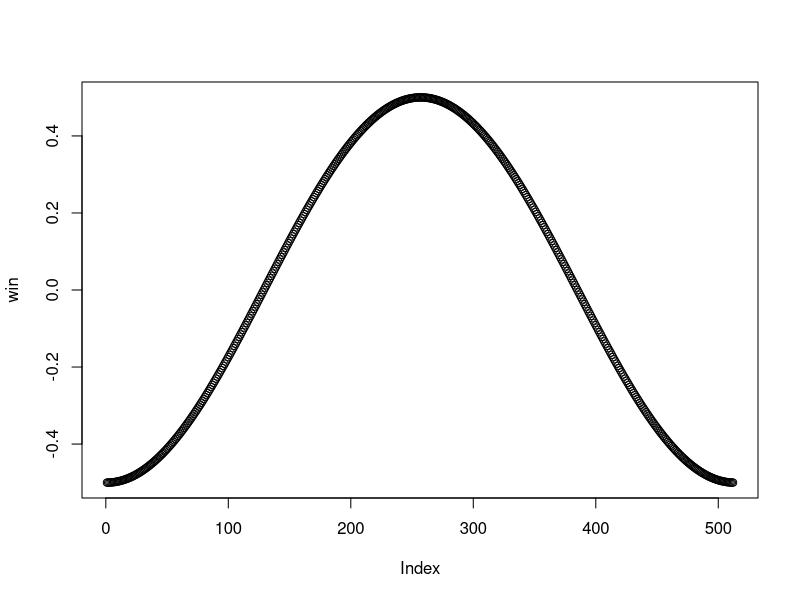
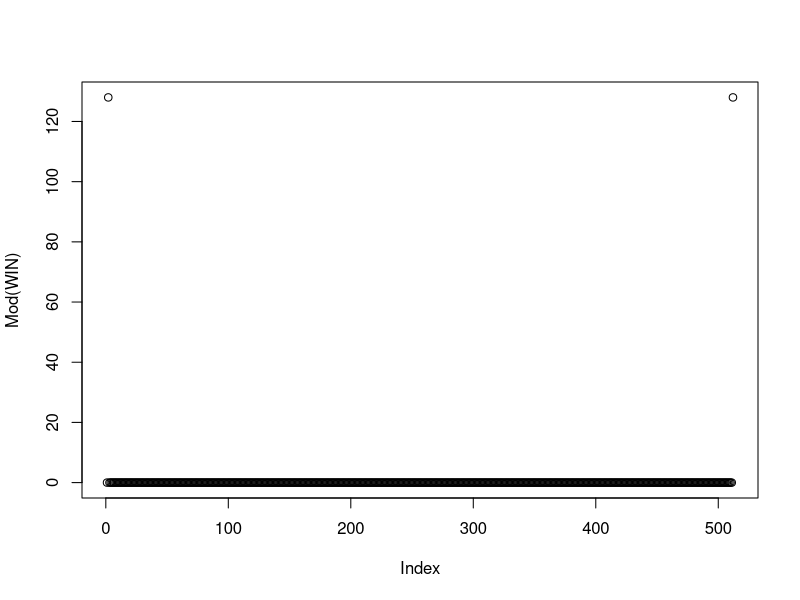

Write R code to recreate these figures, in order.

rm(list = ls())
N = 512

t = seq(from=0,by= 2*pi/N,length=N);
win = (1 + cos(t-pi))/2
win = (cos(t-pi))/2

plot(win)

WIN = fft(win);
#WIN = WIN[1:(N/2)]
plot(Mod(WIN))




b = seq(1,length(Mod(WIN)),by=1)
freq_pos = b[Mod(WIN)>.1]
frequency = freq_pos#/ (N*2);
print("frequency is: ")
print(frequency)
